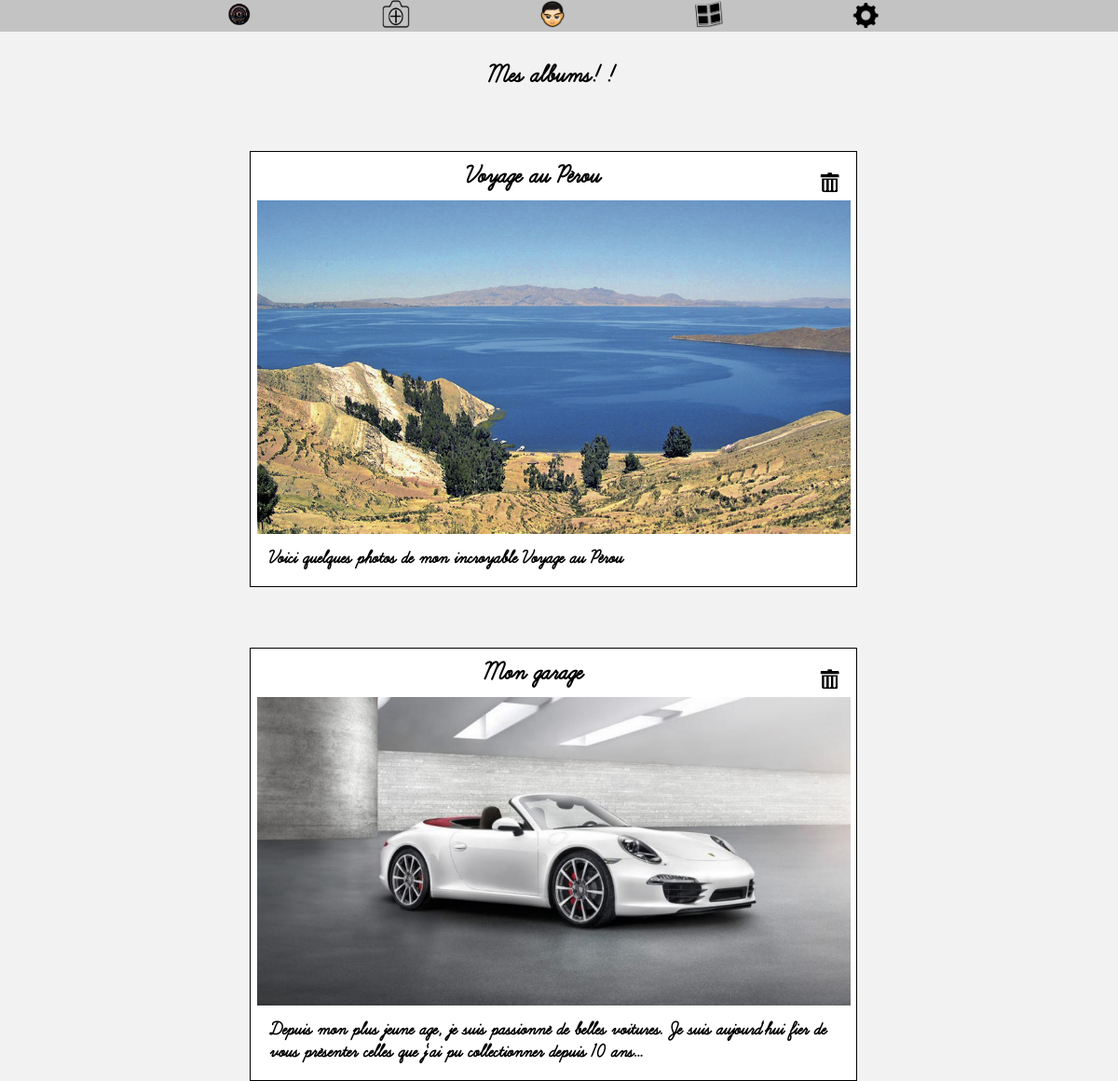
/mes_images.php (signed in), run on the app's committed database.
### tables this page shows
CREATE TABLE IF NOT EXISTS `users` (
  `ID` int(11) NOT NULL AUTO_INCREMENT,
  `pseudo` text NOT NULL,
  `mdp` text NOT NULL,
  `email` text NOT NULL,
  `avatar` text NOT NULL,
  `admin` tinyint(1) NOT NULL,
  PRIMARY KEY (`ID`)
);

CREATE TABLE IF NOT EXISTS `album` (
  `ID` int(11) NOT NULL AUTO_INCREMENT,
  `ID_owner` int(11) NOT NULL,
  `title` text NOT NULL,
  `description` text NOT NULL,
  PRIMARY KEY (`ID`)
);

CREATE TABLE IF NOT EXISTS `photos` (
  `ID` int(11) NOT NULL AUTO_INCREMENT,
  `path` text NOT NULL,
  `public` tinyint(1) NOT NULL,
  `ID_owner` text NOT NULL,
  `location` text NOT NULL,
  `date` datetime NOT NULL,
  `theme` text NOT NULL,
  `name` text NOT NULL,
  PRIMARY KEY (`ID`),
  KEY `ID` (`ID`)
);

### mes_images.php (the view, shortened to what this page needs)
<!DOCTYPE html>
<html>
    <head>
        <link rel="stylesheet" type="text/css" href="style.css">
        <link rel="stylesheet" type="text/css" href="album.css">
        <link rel="stylesheet" type="text/css" href="menu.css">
    </head>
    <body  onkeydown="testEchap(event)">
<?php
include('menu.php');
            echo('<h1 class="montitre" >Mes albums!!</h1>');
?>
        <?php
            $id_user_requete = $bdd->prepare('SELECT ID FROM users WHERE pseudo = ?');
            $id_user_requete->execute(array($_SESSION['user']));
            $id_user_reponse = $id_user_requete->fetch();
            $album_requete = $bdd->prepare('SELECT * FROM album WHERE album.ID_owner = ?');
            $album_requete->execute(array($id_user_reponse['ID']));
            while($album_reponse = $album_requete->fetch())
            {
                $photo_album_requete = $bdd->prepare('SELECT ID_photo FROM album_photo WHERE album_photo.ID_album = ?');
                $photo_album_requete->execute(array($album_reponse['ID']));
                $ID_album = $album_reponse['ID'];
                echo('<div class="bloc_photo"> <a href="visionnage_album.php?id_album=' . $ID_album . '">');
                $name_trash= 'a' . $album_reponse['ID'];
                echo('<form method="POST" action ="" enctype="multipart/form-data">');
                            echo('<input class = "float_right" src="ressources/trash.png" type="image" value="submit" name="' . $name_trash . '" /> ');
                        echo('</form>');
                $photo_album_reponse = $photo_album_requete->fetch();
                echo('<p class="album_title">' . $album_reponse['title']. '</p>');
                $photo_path_request = $bdd->prepare('SELECT path FROM photos WHERE photos.ID = ?');
                $photo_path_request->execute(array($photo_album_reponse['ID_photo']));
                $photo_path_reponse = $photo_path_request->fetch();
                echo('<p class="image">' . '<img class = "photo" src="'.$photo_path_reponse['path'].'"/>' . '</p>');
                echo('<p class="album_description">' . $album_reponse['description']. '</p>');
                echo('</a></div>');
            }
        ?>
    </body>
</html>

### menu.php (shortened to what this page needs)
<?php
            try
            {
                $bdd = new PDO('mysql:host=localhost;dbname=ecepic;charset=utf8', 'root', '');
            }
            catch (Exception $e)
            {
                die('Erreur : ' . $e->getMessage());
            }
        ?>
<?php
			$avatar_request = $bdd->prepare('SELECT avatar, admin FROM users WHERE pseudo =?');
			$avatar_request->execute(array($_SESSION['user']));
			$avatar_answer = $avatar_request->fetch();
			echo('<div id="background_menu">');
			if($avatar_answer['admin'] == '1')
			{
				echo('<ul class="menu">');
			}
	    		echo('<li>');
					echo('<a href="espace_perso.php"><img class = "pictograme_menu" src="ressources/ecepic.png"/></a>');
				echo('</li>');
				echo('<li>');
					echo('<img id="add_picture" class = "pictograme_menu" src="ressources/add_picture.png"/>');
			 	echo('</li>');
				echo('<li>');
					if(!empty($avatar_answer['avatar']))
					{
			 			echo('<a href="#"><img class = "pictograme_menu_avatar" src="'.$avatar_answer['avatar'].'"/></a>');
					}
					else
					{
						echo('<a href="#"><img class = "pictograme_menu_avatar" src="avatars/unknown.png"/></a>');
					}
				echo('</li>');
				echo('<li>');
					echo('<a href="#"><img class = "pictograme_menu" src="ressources/my_pictures.png"/></a>');
				echo('</li>');
			if($avatar_answer['admin'] == '1')
			{
				echo('<li>');
				echo('<a href="admin.php"><img class = "pictograme_menu" src="ressources/parameters.png"/></a>');
				echo('</li>');
			}
			echo('</ul>');
			echo('</div>');
    	?>

### style.css (style rules this page uses)
h1 { text-align: center; }
.image { text-align: center; height: 85%; width: 100%; margin: auto; margin-bottom: 0.5em; }
.bloc_photo { display: block; margin-top: 65px; margin-bottom: 5px; width:90%; max-width: 650px; border: 1px solid black; margin-left: auto; margin-right: auto; background-color: white; padding-bottom: 0.5em; }
.photo { max-height: 90%; max-width: 98%; }
html { height: 100%; width: 99%; }
body { background-color: rgb(242,242,242); height: 100%; width: 99%; padding:0px; margin:0px; }
.float_right { overflow:hidden; -webkit-border-radius:50px; -moz-border-radius:50px; border-radius:50px; width:35px; height:35px; margin-right: 10px; float:right; }
a, a:active, a:visited { text-decoration: none; color:black; }
.montitre { margin-top: 65px; font-family: ecriture_attachee; }

### album.css (style rules this page uses)
.album_title { font-weight: 800; font-size: 2em; text-align: center; font-family: ecriture_attachee; margin-top: 10px; margin-bottom: 10px; }
.album_description { font-weight: 600; font-size:1.5em; font-family: ecriture_attachee; margin-left: 3%; margin-right: 3%; margin-top: 10px; margin-bottom: 10px; }
a { text-decoration: none; color:black; }

### menu.css (style rules this page uses)
.menu li { display: inline-block; width: 10%; margin-left:5%; margin-right: 5%; position: relative; }
.menu { min-width: 200px; width:70%; margin:auto; }
.pictograme_menu { width: 30px; }
.pictograme_menu_avatar { width: 30px; overflow:hidden; -webkit-border-radius:50px; -moz-border-radius:50px; border-radius:50px; }
#background_menu { width: 100%; background-color: rgb(195,195,195); margin-top: -65px; position: fixed; }
body { margin-top:0px; margin-left:0px; margin-right:0px; width: 100%; }
.menu a:active, .menu_4 a:active, .menu a:visited, .menu_4 a:visited, .menu a, .menu_4 a { text-decoration: none; color: black; }

### data on the page
users: avatar (picture)
album: title "Voyage au Pérou", photos.path (picture), description "Voici quelques photos de mon incroyable Voyage au Pérou"
album: title "Mon garage", photos.path (picture), description "Depuis mon plus jeune age, je suis passionné de belles voitures. Je suis aujourd'hui fier de vous présenter celles que j'ai pu collectionner depuis 10 ans..."
